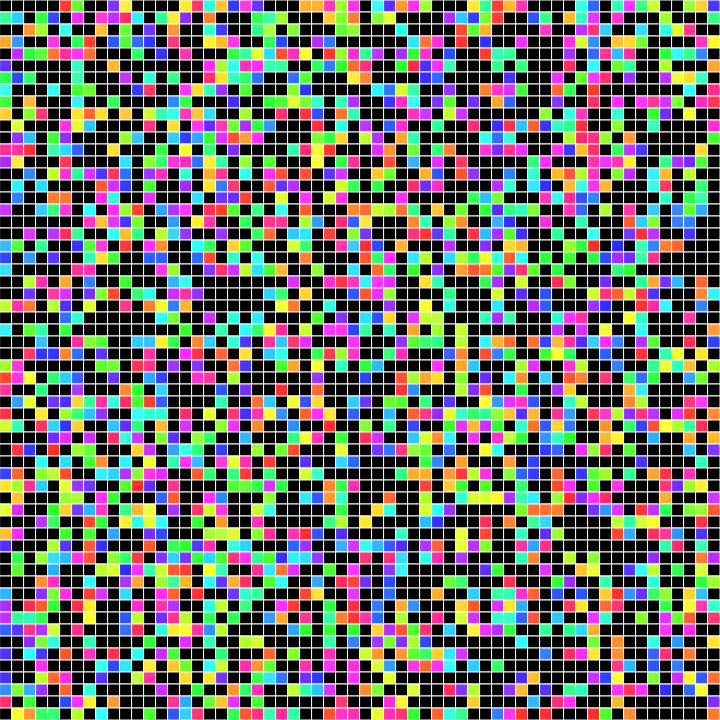
Frame 1 (no input)
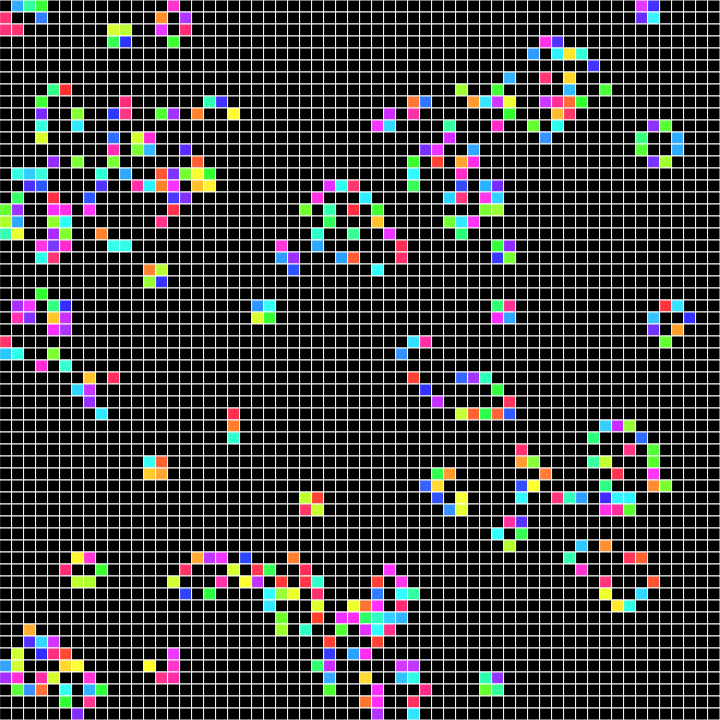
Frame 60 (no input)
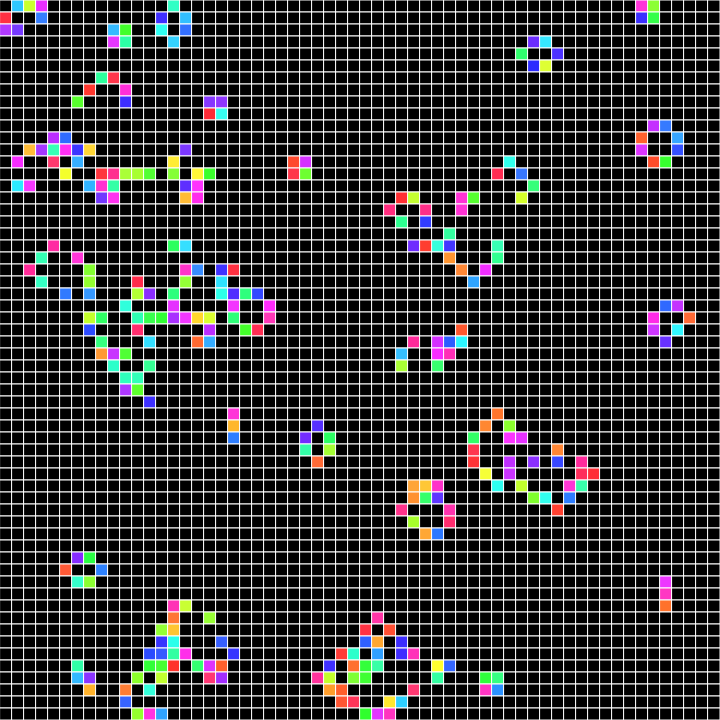
Frame 120 (the mouse pressed at the canvas centre since frame 60)

The p5.js sketch that drew these frames (run headless with seeded random() and noise() and a simulated clock; from frame 60 on, the mouse is pressed at the canvas centre):

// p5.js sketch
// ── sketch.js
class Cell {
  constructor(x, y, cellsize) {
    this.pos = createVector(x, y);
    this.size = cellsize;
    this.alive = random() < 0.5
    this.survive = false
    this.revive = false
  }



  show() {
    colorMode(HSB, 360)
    stroke(360)
    strokeWeight(1)
    if (this.alive) {
      //strokeWeight(this.size);
      //stroke(map(random(),0,1,0,360),map(random(),0,1,280,300),360);
      //point(this.pos.x+this.size/2, this.pos.y+this.size/2);

      fill(map(random(), 0, 1, 0, 360), map(random(), 0, 1, 280, 300), 360);

    } else {
      fill(0);
    }
    square(this.pos.x, this.pos.y, this.size);
  }
}
let cells = [];
let cellSize = 12;

function updateCell(i, j) {
  let count = 0
  for (n = i - 1; n <= i+1; n++) {
    if (n < 0 || n >= height / cellSize ) continue
    for (m = j - 1; m <= j+1; m++) {
      if (m < 0 || m >= width / cellSize || (n === i && m == j)) continue
      count += cells[m +n * height / cellSize].alive
    }
  }
  
  if (!cells[j + i * height / cellSize].alive) {
    if (count === 3) cells[j + i * height / cellSize].revive = true
    else cells[j + i * height / cellSize].revive = false
  } else {
    if (count === 2 || count === 3) cells[j + i * height / cellSize].survive = true
    else cells[j + i * height / cellSize].survive = false
  }
}


function setup() {
  createCanvas(720, 720);
  for (i = 0; i < height / cellSize; i++) {
    let x = i * cellSize
    for (j = 0; j < width / cellSize; j++) {
      let y = j * cellSize
      cells[j + i * height / cellSize] = new Cell(x, y, cellSize)
    }
  }
}


function draw() {
  background(0);
  //translate(width/2,0)
  frameRate(120)



  for (i = 0; i < cells.length; i++)
    cells[i].show()


  for (i = 0; i < height / cellSize; i++) {
    for (j = 0; j < width / cellSize; j++) {
      updateCell(i, j)
    }
  }
  for (i = 0; i < cells.length; i++) {
    if (!cells[i].survive) cells[i].alive = false
    if (cells[i].revive) cells[i].alive = true
    cells[i].survive = false
    cells[i].revive = false
  }
  //noLoop()
}
